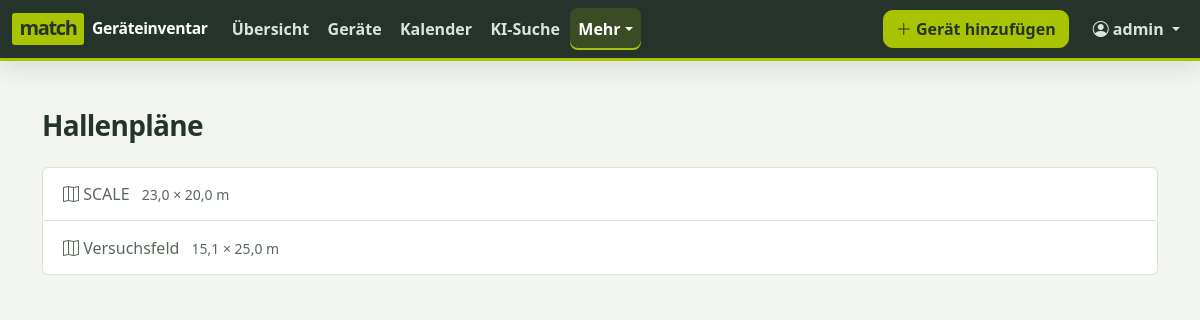
/hallenplan/ (signed in), run on the app's committed database.
### accounts/models.py (models this page shows, shortened)
class User(AbstractUser):
    email = models.EmailField("E-Mail", help_text="Für Anfragen, Entscheidungen und Erinnerungen.")
    phone = models.CharField("Telefon", max_length=50, blank=True)
    room = models.CharField("Raum", max_length=50, blank=True)
    class Meta:
        ordering = ["last_name", "first_name", "username"]
        verbose_name = "Benutzer/in"
        verbose_name_plural = "Benutzer/innen"
    @property
    def display_name(self):
        return self.get_full_name() or self.username

### floorplan/models.py (models this page shows, shortened)
class FloorPlan(models.Model):
    name = models.CharField("Name", max_length=100)
    location = models.OneToOneField(
        Location,
        verbose_name="Ort",
        on_delete=models.PROTECT,
        related_name="floor_plan",
        help_text="Ort, unter dem die Planobjekte als Unterorte angelegt werden.",
    )
    width = models.FloatField("Breite (m)")
    height = models.FloatField("Länge (m)")
    class Meta:
        ordering = ["name"]
        verbose_name = "Hallenplan"
        verbose_name_plural = "Hallenpläne"
    def get_absolute_url(self):
        return reverse("floorplan:detail", args=[self.pk])

### floorplan/views.py (the view)
# urls.py: path("", views.plan_list, name="list"),
def plan_list(request):
    plans = list(FloorPlan.objects.all())
    if len(plans) == 1:
        return redirect(plans[0])
    return render(request, "floorplan/plan_list.html", {"plans": plans})

### config/context_processors.py (called while the page is built)
def branding(request):
    return {"app_site_name": settings.SITE_NAME}

### loans/context_processors.py (called while the page is built)
def navigation(request):
    context = {"site_name": settings.SITE_NAME}
    user = getattr(request, "user", None)
    if user is not None and user.is_authenticated:
        context["pending_approvals_count"] = (
            Booking.objects.filter(item__responsible=user)
            .filter(
                Q(status=Booking.Status.REQUESTED)
                | Q(status__in=Booking.BLOCKING, requested_end_date__isnull=False)
            )
            .count()
        )
    return context

### templates/floorplan/plan_list.html (shortened to what this page needs)
{% extends "base.html" %}
{% block content %}
<h1 class="h3 mb-4">Hallenpläne</h1>
{% if plans %}
  <div class="list-group">
    {% for plan in plans %}
      <a class="list-group-item list-group-item-action" href="{{ plan.get_absolute_url }}">
        <i class="bi bi-map"></i> {{ plan.name }}
        <span class="text-body-secondary small ms-2">{{ plan.width|floatformat:1 }} × {{ plan.height|floatformat:1 }} m</span>
      </a>
    {% endfor %}
  </div>
{% else %}
  <div class="alert alert-info">
    Es gibt noch keinen Hallenplan. Admins können eine PowerPoint-Skizze übernehmen:
    <code>python manage.py import_floorplan &lt;datei.pptx&gt; --name "Versuchsfeld"</code>
  </div>
{% endif %}
{% endblock %}

### templates/base.html (shortened to what this page needs)
{% load static %}<!doctype html>
<html lang="de">
<head>
  <link rel="stylesheet" href="{% static 'vendor/bootstrap/bootstrap.min.css' %}">
  <link rel="stylesheet" href="{% static 'vendor/bootstrap-icons/bootstrap-icons.min.css' %}">
  <link rel="stylesheet" href="{% static 'css/app.css' %}">
</head>
<body class="app-body" hx-headers='{"X-CSRFToken": "{{ csrf_token }}"}'>
  {% if user.is_authenticated %}
  {% with url_name=request.resolver_match.url_name namespace=request.resolver_match.namespace %}
  <nav class="navbar navbar-expand-xl navbar-dark app-navbar" aria-label="Hauptnavigation">
    <div class="container-fluid app-navbar-inner">
      <a class="navbar-brand app-brand d-flex align-items-center gap-2" href="{% url 'dashboard' %}">
        <span class="app-brand-logo" aria-hidden="true">match</span><span class="app-brand-name">{{ app_site_name }}</span>
      </a>
      <div class="collapse navbar-collapse" id="main-nav">
        <ul class="navbar-nav app-nav-links me-auto">
          <li class="nav-item">
            <a class="nav-link {% if url_name == 'dashboard' %}active{% endif %}" href="{% url 'dashboard' %}">Übersicht
              {% if pending_approvals_count %}<span class="badge rounded-pill text-bg-warning" title="Offene Anfragen an dich">{{ pending_approvals_count }}</span>{% endif %}</a>
          </li>
          <li class="nav-item">
            <a class="nav-link {% if namespace == 'inventory' and url_name != 'identify' or namespace == 'loans' and url_name != 'calendar' %}active{% endif %}" href="{% url 'inventory:item_list' %}">Geräte</a>
          </li>
          <li class="nav-item">
            <a class="nav-link {% if url_name == 'calendar' %}active{% endif %}" href="{% url 'loans:calendar' %}">Kalender</a>
          </li>
          <li class="nav-item">
            <a class="nav-link {% if namespace == 'assistant_search' and url_name == 'chat' %}active{% endif %}" href="{% url 'assistant_search:chat' %}">KI-Suche</a>
          </li>
          <li class="nav-item dropdown">
            <a class="nav-link dropdown-toggle {% if namespace == 'floorplan' or namespace == 'procurement' or namespace == 'assistant_search' and url_name != 'chat' %}active{% endif %}" href="#" role="button" data-bs-toggle="dropdown" aria-expanded="false">Mehr</a>
          </li>
        </ul>
        <a class="btn btn-brand app-nav-action me-xl-3 my-2 my-xl-0 " href="{% url 'inventory:identify' %}"><i class="bi bi-plus-lg" aria-hidden="true"></i> Gerät hinzufügen</a>
        <ul class="navbar-nav app-account-nav">
          <li class="nav-item dropdown">
            <a class="nav-link dropdown-toggle" href="#" role="button" data-bs-toggle="dropdown" aria-expanded="false">
              <i class="bi bi-person-circle"></i> {{ user.display_name }}
            </a>
          </li>
        </ul>
      </div>
    </div>
  </nav>
  {% endwith %}
  {% endif %}
  <main class="app-main {% block container %}container{% endblock %} py-4 py-lg-5">
    {% block content %}{% endblock %}
  </main>
</body>
</html>

### static/css/app.css (style rules this page uses)
:root { color-scheme: light; --app-ink: #26332b; --app-green: #4c6927; --app-green-hover: #3d5520; --app-lime: #a8c400; --app-bg: #f3f5f1; --app-border: #dce3d9; --app-muted: #5a685b; --bs-primary: var(--app-green); --bs-primary-rgb: 76, 105, 39; --bs-link-color-rgb: 76, 105, 39; --bs-link-hover-color-rgb: 61, 85, 32; --bs-body-color: var(--app-ink); --bs-body-bg: #fff; --bs-border-color: var(--app-border); --bs-secondary-color: var(--app-muted); --bs-tertiary-bg: var(--app-bg); --bs-focus-ring-color: rgba(76, 105, 39, .35); }
body.app-body { min-height: 100vh; background: var(--app-bg); color: var(--app-ink); }
.app-main { padding-bottom: 4rem !important; }
.app-main h1 { color: var(--app-ink); font-weight: 700; letter-spacing: -.025em; }
.app-navbar { background: var(--app-ink); border-bottom: 3px solid var(--app-lime); box-shadow: 0 .45rem 1.4rem rgba(25, 38, 27, .12); }
.app-navbar-inner { max-width: 1600px; }
.app-brand { color: #fff; font-weight: 700; letter-spacing: -.015em; }
.app-brand-logo { display: inline-flex; align-items: center; justify-content: center; min-width: 4.5rem; min-height: 2rem; padding: .15rem .45rem .25rem; border-radius: .18rem; background: var(--app-lime); color: var(--app-ink); font-size: 1.25rem; font-weight: 800; line-height: 1; letter-spacing: -.07em; }
.app-brand-name { font-size: .98rem; white-space: nowrap; }
.app-nav-links { gap: .15rem; }
.app-navbar .nav-link { color: #dbe4d9; border-radius: .5rem; padding: .55rem .8rem; font-weight: 550; }
.app-navbar .nav-link:hover, .app-navbar .nav-link:focus, .app-navbar .nav-link.active { color: #fff; background: rgba(168, 196, 0, .16); }
.app-navbar .nav-link.active { box-shadow: inset 0 -2px var(--app-lime); }
.btn { border-radius: .6rem; font-weight: 600; }
.btn-brand { background: var(--app-lime); border: 1px solid var(--app-lime); color: var(--app-ink); }
.list-group-item { border-color: var(--app-border); padding: .9rem 1.25rem; }

### data on the page
User: display_name "admin"
FloorPlan: name "SCALE", width "23,0", height "20,0"
FloorPlan: name "Versuchsfeld", width "15,1", height "25,0"

### other printed values
{{ app_site_name }} "Geräteinventar"
